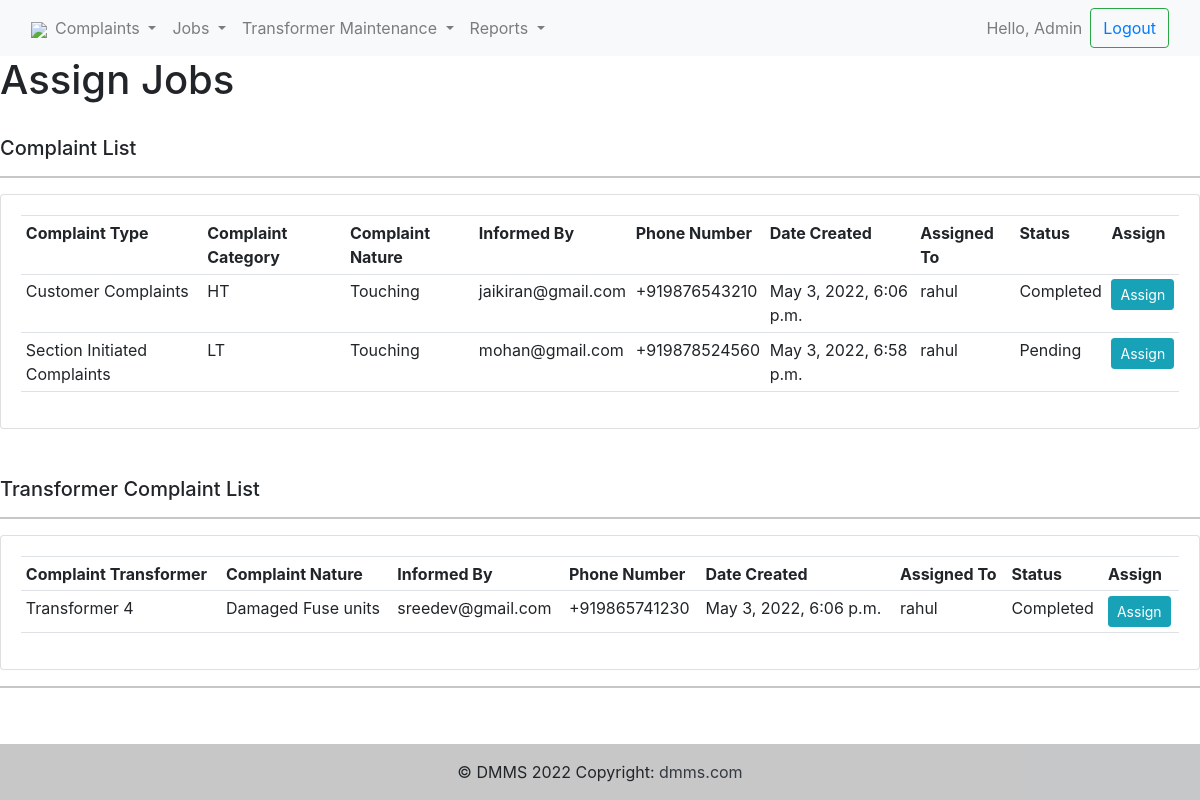
/assign_jobs/ (signed in), run on the app's committed database.
### complaints/models.py (models this page shows, shortened)
class Complaint(models.Model):
    complaint_id = models.UUIDField(primary_key=True, default=uuid.uuid4, editable=False)
    complaint_type = models.CharField(max_length=30, null=True, choices=TYPES, default='Customer Complaints')
    complaint_category = models.CharField(max_length=20, null=True, choices=CATEGORY_CHOICES, default='HT')
    complaint_nature = models.CharField(max_length=40, null=True, choices=CATEGORY_NATURE, default='Touching')
    email = models.EmailField(max_length=254, null=True)
    phone = PhoneNumberField(unique = False, null = False, blank = False)
    date_created = models.DateTimeField(auto_now_add=True, null=True)
    status = models.CharField(max_length=30, null=True, choices=STATUS, default='Pending')
    user = models.ForeignKey(User, null=True, on_delete=models.CASCADE)

class Complaint_Transformer(models.Model):
    complaint_id = models.UUIDField(primary_key=True, default=uuid.uuid4, editable=False)
    complaint_trans = models.CharField(max_length=20, null=True, choices=TRANS_CHOICES, default='Transformer 1')
    complaint_nature = models.CharField(max_length=40, null=True, choices=CATEGORY_NATURE_TRANS, default='Damaged Transformer AB')
    email = models.EmailField(max_length=254, null=True)
    phone = PhoneNumberField(unique = False, null = False, blank = False)
    date_created = models.DateTimeField(auto_now_add=True, null=True)
    status = models.CharField(max_length=30, null=True, choices=STATUS, default='Pending')
    user = models.ForeignKey(User, null=True, on_delete=models.CASCADE)

### complaints/decorators.py (the view)
		def wrapper_func(request, *args, **kwargs):
			group = None
			if request.user.groups.exists():
				print("Allowed", allowed_roles)
				group = request.user.groups.all()[0].name
			if group in allowed_roles:
				return view_func(request, *args, **kwargs)
			else:
				return HttpResponse('You are not authorized to view this page')

### complaints/views.py (called while the page is built)
@login_required(login_url='/login')
@allowed_users(allowed_roles=['admin'])
def assign_jobs(request):
    complaints = Complaint.objects.all()
    complaints_trans = Complaint_Transformer.objects.all()
    return render(request, 'complaints/assign_jobs.html', {'complaints':complaints, 'complaints_trans':complaints_trans})

### complaints/templates/complaints/assign_jobs.html
{% extends 'complaints/main.html' %}
{% block content %}
	<h1>Assign Jobs</h1>
	<br>
<div class="row">
	<div class="col-md-12">
		<h5>Complaint List</h5>
		<hr>
		<div class="card card-body">
			<table class="table table-sm">
				<tr>
					<th>Complaint Type</th>
					<th>Complaint Category</th>
					<th>Complaint Nature</th>
					<th>Informed By</th>
					<th>Phone Number</th>
					<th>Date Created</th>
					<th>Assigned To</th>
					<th>Status</th>
					<th>Assign</th>
				</tr>
				{% for i in complaints %}
					<tr>
						<td>{{ i.complaint_type }}</td>
						<td>{{ i.complaint_category }}</td>
						<td>{{ i.complaint_nature }}</td>
						<td>{{ i.email }}</td>
						<td>{{ i.phone }}</td>
						<td>{{ i.date_created }}</td>
						<td>{{ i.user }}</td>
						<td>{{ i.status }}</td>
						<td><a class = "btn btn-sm btn-info"  href="{% url 'assign_complaint' i.complaint_id False %}">Assign</a></td>
					</tr>
				{% endfor %}
			</table>
		</div>
	</div>
</div>
<br>
<br>
<div class="row">
	<div class="col-md-12">
		<h5>Transformer Complaint List</h5>
		<hr>
		<div class="card card-body">
			<table class="table table-sm">
				<tr>
					<th>Complaint Transformer</th>
					<th>Complaint Nature</th>
					<th>Informed By</th>
					<th>Phone Number</th>
					<th>Date Created</th>
					<th>Assigned To</th>
					<th>Status</th>
					<th>Assign</th>
				</tr>
				{% for i in complaints_trans %}
					<tr>
						<td>{{ i.complaint_trans }}</td>
						<td>{{ i.complaint_nature }}</td>
						<td>{{ i.email }}</td>
						<td>{{ i.phone }}</td>
						<td>{{ i.date_created }}</td>
						<td>{{ i.user }}</td>
						<td>{{ i.status }}</td>
						<td><a class = "btn btn-sm btn-info"  href="{% url 'assign_complaint' i.complaint_id True %}">Assign</a></td>
					</tr>
				{% endfor %}
			</table>
		</div>
	</div>
</div>
{% endblock %}

### complaints/templates/complaints/navbar.html (shortened to what this page needs)
{% load static %}
<nav class="navbar navbar-expand-lg navbar-light bg-light">
  <div class="container-fluid">
    <a href="{% url '' %}"><img src="{% static 'images/logo_dmms.png' %}"></a>
    <div class="collapse navbar-collapse" id="navbarSupportedContent">
      <ul class="navbar-nav me-auto mb-2 mb-lg-0">
        {% if request.user.is_staff %}
        <li class="nav-item dropdown">
          <a class="nav-link dropdown-toggle" href="#" id="navbarDropdown" role="button" data-bs-toggle="dropdown" aria-expanded="false">
            Complaints
          </a>
        </li>
        <li class="nav-item dropdown">
          <a class="nav-link dropdown-toggle" href="#" id="navbarDropdown" role="button" data-bs-toggle="dropdown" aria-expanded="false">
            Jobs
          </a>
        </li>
        <li class="nav-item dropdown">
          <a class="nav-link dropdown-toggle" href="#" id="navbarDropdown" role="button" data-bs-toggle="dropdown" aria-expanded="false">
            Transformer Maintenance
          </a>
        </li>
         <li class="nav-item dropdown">
          <a class="nav-link dropdown-toggle" href="#" id="navbarDropdown" role="button" data-bs-toggle="dropdown" aria-expanded="false">
            Reports
          </a>
        </li>
        {% endif %}
      </ul>
      <form class="d-flex">
        <ul class="navbar-nav">
          <li class="nav-item">
            <a class="nav-link">Hello, {{ request.user.first_name }}</a>
          </li>
        </ul>
        <button class="btn btn-outline-success" type="submit"><a href="{% url 'logout' %}">Logout</a></button>
      </form>
    </div>
  </div>
</nav>

### data on the page
Complaint: complaint_type "Customer Complaints", complaint_category "HT", complaint_nature "Touching", email "jaikiran@gmail.com", phone "+919876543210", date_created "May 3, 2022, 6:06 p.m.", user "rahul", status "Completed"
Complaint: complaint_type "Section Initiated Complaints", complaint_category "LT", complaint_nature "Touching", email "mohan@gmail.com", phone "+919878524560", date_created "May 3, 2022, 6:58 p.m.", user "rahul", status "Pending"
Complaint_Transformer: complaint_trans "Transformer 4", complaint_nature "Damaged Fuse units", email "sreedev@gmail.com", phone "+919865741230", date_created "May 3, 2022, 6:06 p.m.", user "rahul", status "Completed"

### other printed values
{{ request.user.first_name }} "Admin"
